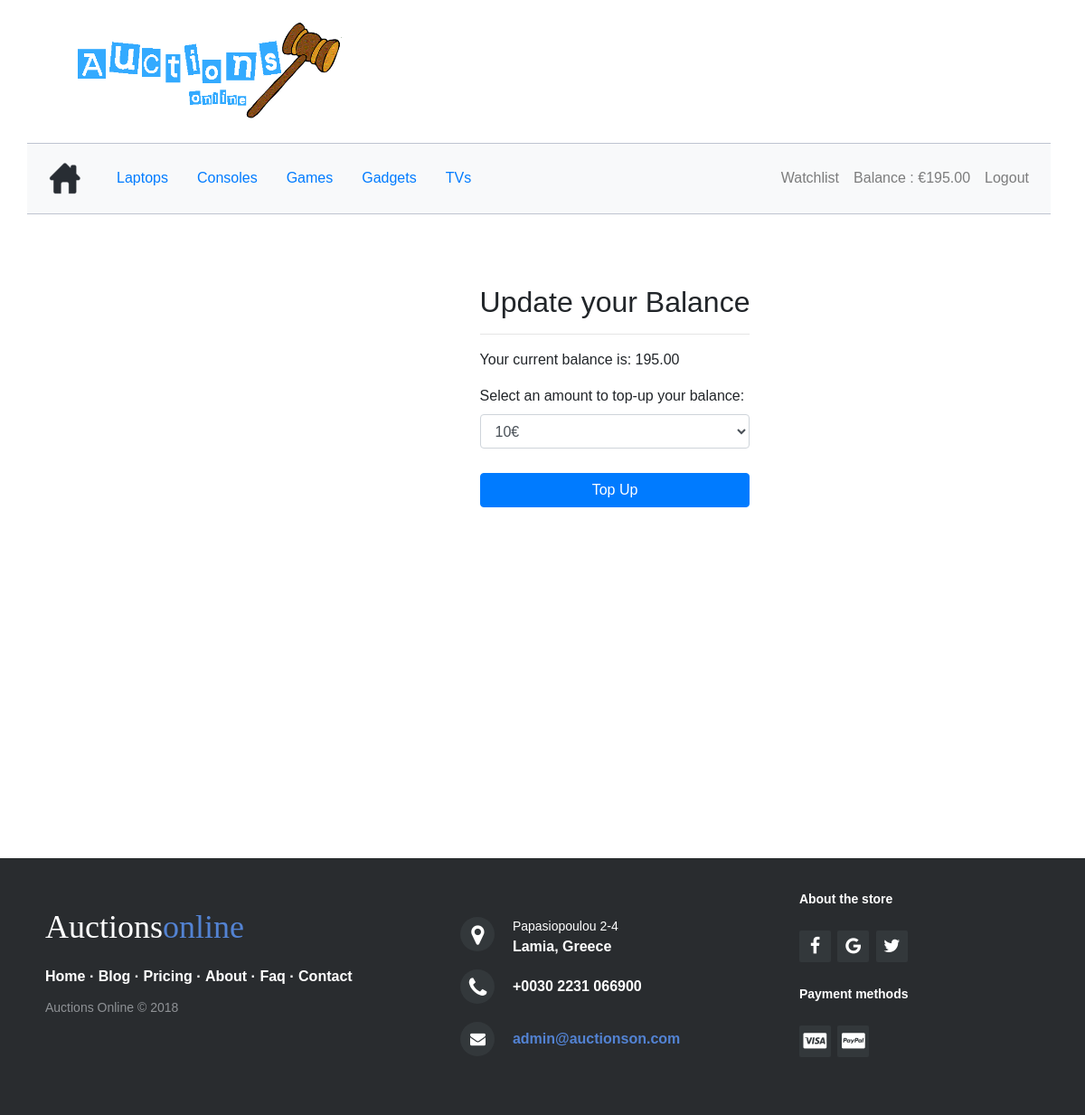
Page /website/balance/ (signed in) on the earlier database version.
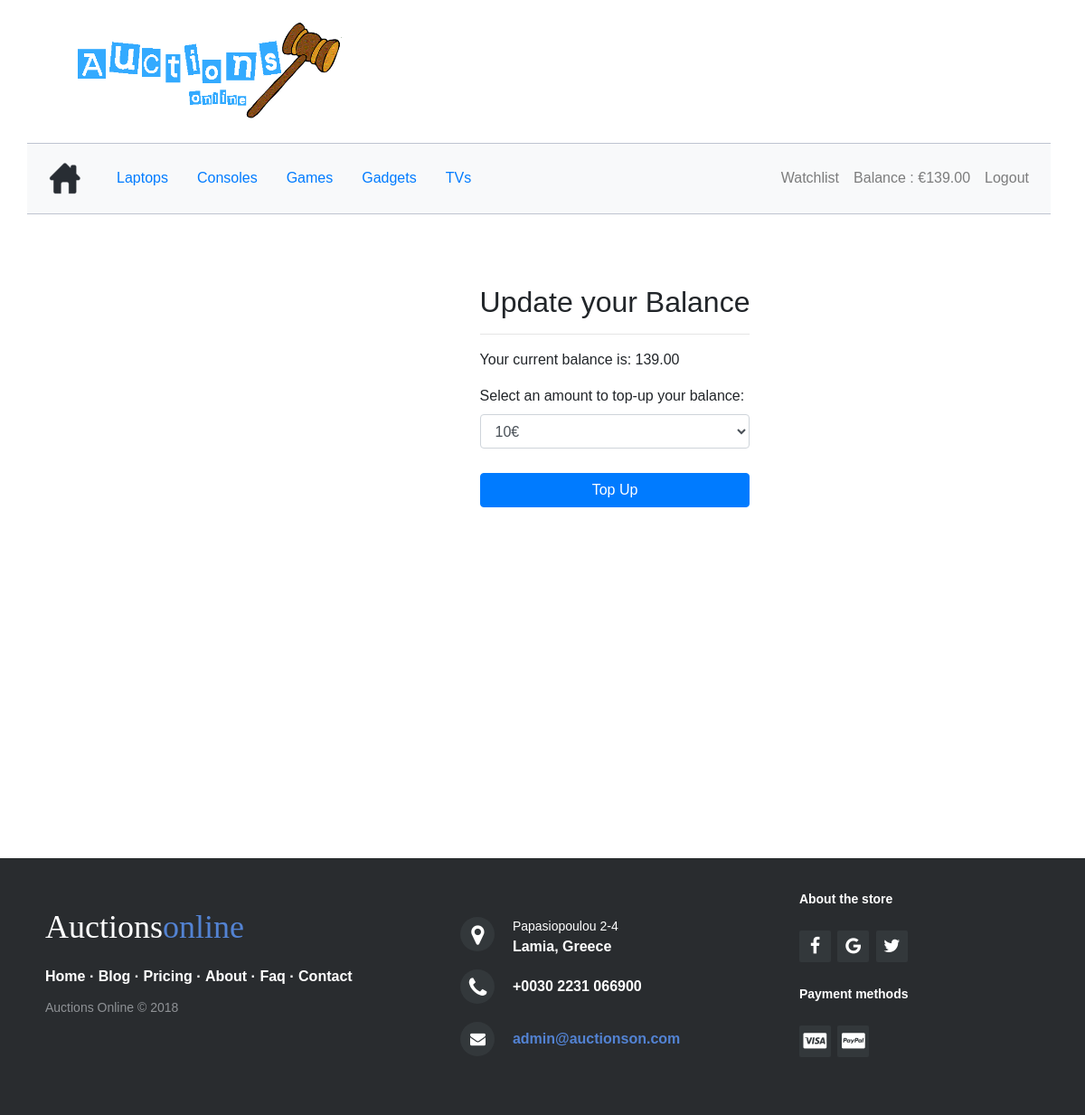
Same page on the later database version.
### website/models.py (models this page shows, shortened)
class UserDetails(models.Model):
    user_id = models.ForeignKey(User, on_delete=models.CASCADE)
    balance = models.DecimalField(max_digits=6, decimal_places=2)
    cellphone = models.CharField(max_length=14)
    address = models.CharField(max_length=255)
    town = models.CharField(max_length=45)
    post_code = models.CharField(max_length=45)
    country = models.CharField(max_length=45)

### website/views.py (the view)
# urls.py: path('balance/', views.balance, name='balance'),
def balance(request):
    try:
        if request.session['username']:
            user = User.objects.get(username=request.session['username'])
            userDetails = UserDetails.objects.get(user_id=user.id)
            return render(request, 'balance.html', {'user': user, 'balance': userDetails.balance})
    except KeyError:
        return index(request)
    return index(request)

### website/templates/balance.html (shortened to what this page needs)
<!DOCTYPE html>
<html>
<head>
</head>
<body>
{% extends 'index.html' %}
{% block body %}
    <div id="upba">
        <h2>Update your Balance</h2>
        <hr>
    </div>
    <div>
        <p>Your current balance is: {{ balance }}</p>
    </div>
    <form id="topupform" method="post" action="/website/balance/topup/">{% csrf_token %}
        <div class="form-group">
            <label for="sel1">Select an amount to top-up your balance:</label>
            <select class="form-control" id="sel1" name="amount">
                <option value="10.00">10€</option>
            </select>
            <br>
        </div>
        <button id="subbut" type="submit" class="btn btn-primary col-sm-12" value="topup">Top Up</button>
    </form>
{% endblock %}

### website/templates/index.html (shortened to what this page needs)
<!DOCTYPE html>
<html>
<head>
    <link rel="stylesheet" href="https://maxcdn.bootstrapcdn.com/bootstrap/4.0.0-beta.2/css/bootstrap.min.css">
    <link rel="stylesheet" href="/static/css/footer.css">
    <link rel="stylesheet" href="http://maxcdn.bootstrapcdn.com/font-awesome/4.2.0/css/font-awesome.min.css">
	<link rel="stylesheet" type="text/css" href="/static/css/modal.css">
	<link rel="stylesheet" type="text/css" href="/static/css/SOFIA.css">
    <link rel="stylesheet" type="text/css" href="/static/css/index.css">
</head>
<body>
	<a href="{% url 'website:index' %}"><img src="/static/images/logosite.png" class="logosite" /></a>
    <nav class="navbar navbar-expand-lg navbar-light bg-light">
        <a id="homebutton" class="navbar-brand" href="{% url 'website:index' %}"><img src="/static/images/home.png" class="logo" /></a>
        <ul class="nav nav-pills">
            <li class="nav-item">
                <a class="nav-link" href="/website/category/laptops/">Laptops</a>
            </li>
            <li class="nav-item">
                <a class="nav-link" href="/website/category/consoles/">Consoles</a>
            </li>
            <li class="nav-item">
                <a class="nav-link" href="/website/category/games/">Games</a>
            </li>
            <li class="nav-item">
                <a class="nav-link" href="/website/category/gadgets/">Gadgets</a>
            </li>
            <li class="nav-item">
                <a class="nav-link" href="/website/category/tvs/">TVs</a>
            </li>
        </ul>
        <ul id="right_navbar" class="navbar-nav ml-auto">
            {% if request.session.username %}
                   {% include "home.html" %}
            {% endif %}
        </ul>
    </nav>
    <div class="d-flex justify-content-center">
        <div class="p-2">
            <div id="replacement">
                {% block body %}{% endblock %}
            </div>
        </div>
    </div>
     <footer class="footer-distributed">
        <div class="footer-left">
            <h3>Auctions<span>online</span></h3>
            <p class="footer-links">
                <a href="#">Home</a> ·
                <a href="#">Blog</a> ·
                <a href="#">Pricing</a> ·
                <a href="#">About</a> ·
                <a href="#">Faq</a> ·
                <a href="#">Contact</a>
            </p>
            <p class="footer-company-name">Auctions Online &copy; 2018</p>
        </div>
        <div class="footer-center">
            <div>
                <i class="fa fa-map-marker"></i>
                <p><span>Papasiopoulou 2-4</span> Lamia, Greece</p>
            </div>
            <div>
                <i class="fa fa-phone"></i>
                <p>+0030 2231 066900</p>
            </div>
            <div>
                <i class="fa fa-envelope"></i>
                <p><a href="mailto:admin@auctionson.com">admin@auctionson.com</a></p>
            </div>
        </div>
        <div class="footer-right">
            <p id="about_store" class="footer-company-about">
                <span>About the store</span>
            </p>
            <div class="footer-icons">
                <a href="#"><i class="fa fa-facebook"></i></a>
                <a href="#"><i class="fa fa-google"></i></a>
                <a href="#"><i class="fa fa-twitter"></i></a>
            </div>
            <p id="payment_methods" class="footer-company-about">
                <span>Payment methods</span>
            </p>
            <div class="footer-icons">
                <a href="#"><i class="fa fa-cc-visa"></i></a>
                <a href="#"><i class="fa fa-cc-paypal"></i></a>
            </div>
        </div>
    </footer>
</body>
</html>

### website/templates/home.html (shortened to what this page needs)
<!DOCTYPE html>
<html>
<head>
</head>
<body>
    <li class="nav-item">
        <a class="nav-link" href="/website/watchlist/">Watchlist</a>
    </li>
    <li class="nav-item open-modal">
        <a class="nav-link" href="/website/balance/">Balance : €{{ balance }}</a>
    </li>
    <li class="nav-item">
        <a class="nav-link" href="/website/logout/">Logout</a>
    </li>
</body>
</html>

### website/static/css/footer.css (style rules this page uses)
.footer-distributed { background-color: #292c2f; box-shadow: 0 1px 1px 0 rgba(0, 0, 0, 0.12); box-sizing: border-box; width: 100%; text-align: left; font: bold 16px sans-serif; padding: 55px 50px; margin-top: 80px; }
#payment_methods { margin-top: 20px; }
#about_store { margin-top: -20px; }
.footer-distributed .footer-left, .footer-distributed .footer-center, .footer-distributed .footer-right { display: inline-block; vertical-align: top; }
.footer-distributed .footer-left { width: 40%; }
.footer-distributed h3 { color: #ffffff; font: normal 36px 'Cookie', cursive; margin: 0; }
.footer-distributed h3 span { color: #5383d3; }
.footer-distributed .footer-links { color: #ffffff; margin: 20px 0 12px; padding: 0; }
.footer-distributed .footer-links a { display:inline-block; line-height: 1.8; text-decoration: none; color: inherit; }
.footer-distributed .footer-company-name { color: #8f9296; font-size: 14px; font-weight: normal; margin: 0; }
.footer-distributed .footer-center { width: 35%; }
.footer-distributed .footer-center i { background-color: #33383b; color: #ffffff; font-size: 25px; width: 38px; height: 38px; border-radius: 50%; text-align: center; line-height: 42px; margin: 10px 15px; vertical-align: middle; }
.footer-distributed .footer-center i.fa-envelope { font-size: 17px; line-height: 38px; }
.footer-distributed .footer-center p { display: inline-block; color: #ffffff; vertical-align: middle; margin:0; }
.footer-distributed .footer-center p span { display:block; font-weight: normal; font-size:14px; line-height:2; }
.footer-distributed .footer-center p a { color: #5383d3; text-decoration: none;; }
.footer-distributed .footer-right { width: 20%; }
.footer-distributed .footer-company-about { line-height: 20px; color: #92999f; font-size: 13px; font-weight: normal; margin: 0; }
.footer-distributed .footer-company-about span { display: block; color: #ffffff; font-size: 14px; font-weight: bold; margin-bottom: 20px; }
.footer-distributed .footer-icons { margin-top: 25px; }
.footer-distributed .footer-icons a { display: inline-block; width: 35px; height: 35px; cursor: pointer; background-color: #33383b; border-radius: 2px; font-size: 20px; color: #ffffff; text-align: center; line-height: 35px; margin-right: 3px; margin-bottom: 5px; }

### website/static/css/modal.css (style rules this page uses)
body { font-family: 'Barlow Semi Condensed', sans-serif; }

### website/static/css/index.css (style rules this page uses)
.navbar { margin-left: 30px; margin-right: 38px; border-top: 1px solid #BEC4D0; border-bottom: 1px solid #BEC4D0; }
.logosite { height: 25%; width: 25%; margin-top: 20px; margin-bottom: 20px; margin-left: 80px; }
#replacement { margin-left: 160px; }

### website/templates/balance.html (style rules this page uses)
#subbut { margin-top: -15px; }
#upba { margin-top: 70px; }
#topupform { margin-bottom: 300px; }

Differences in the rows shown:
changed UserDetails: balance "195.00" → "139.00"
